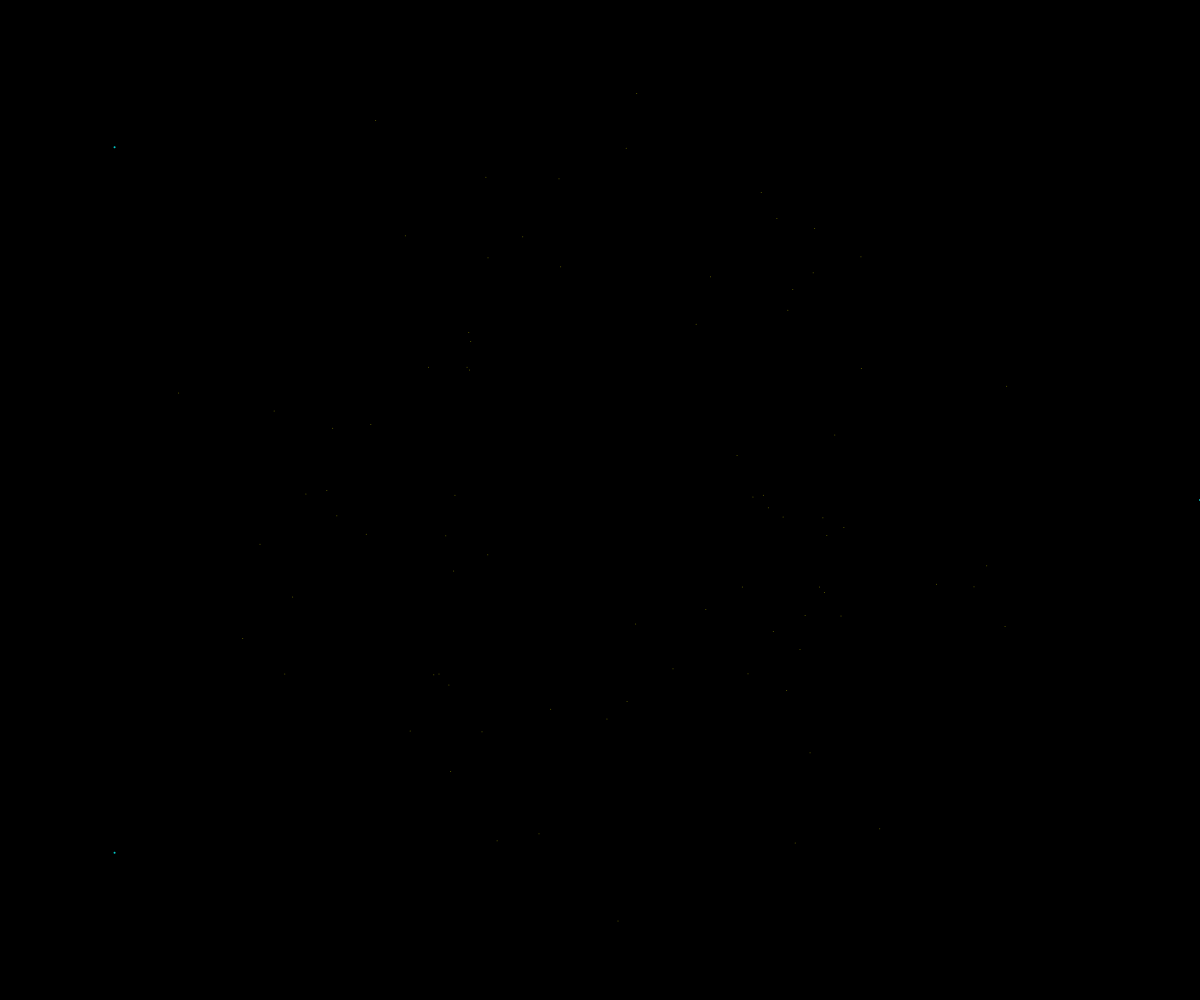
Frame 1 (no input)
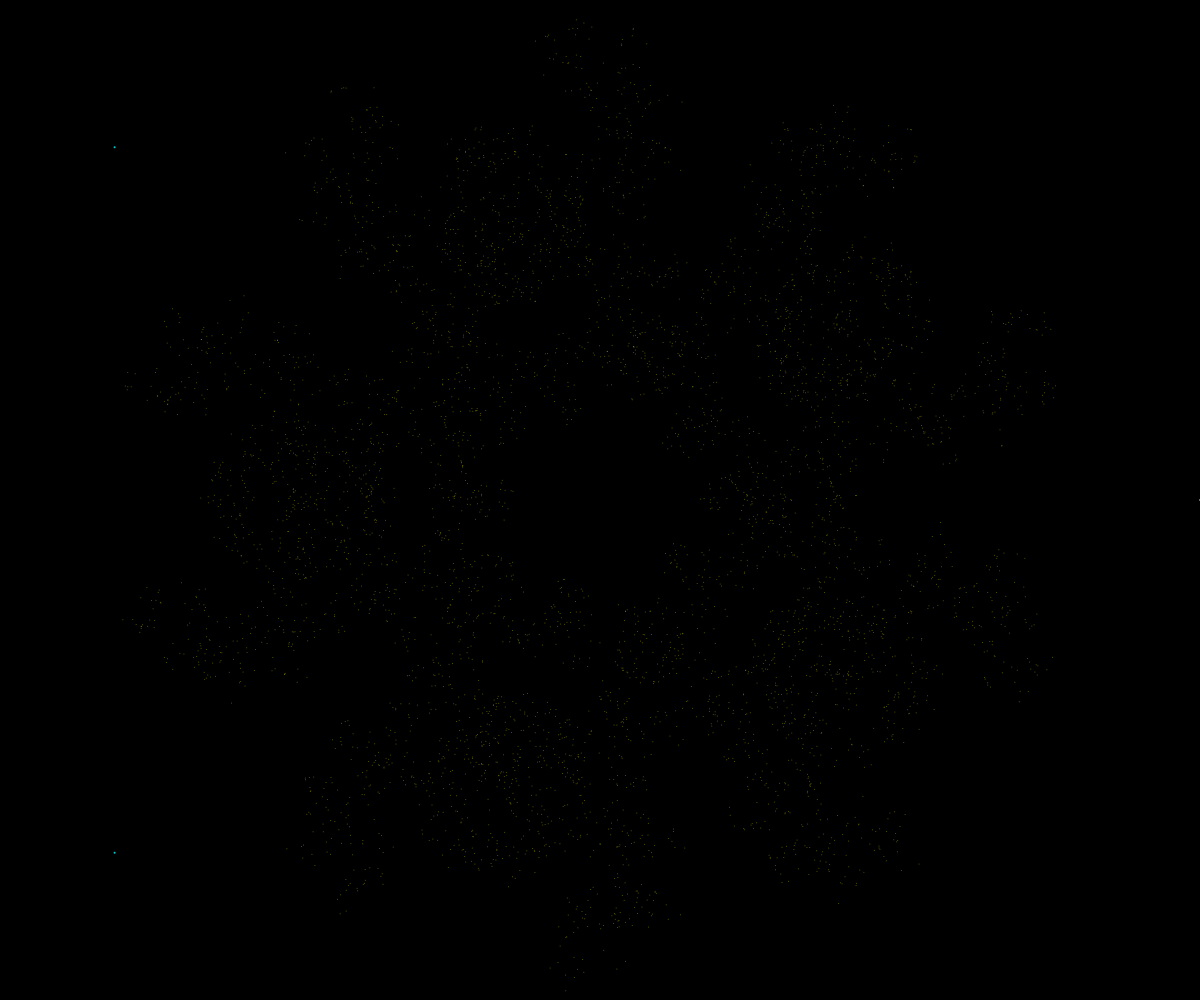
Frame 60 (no input)
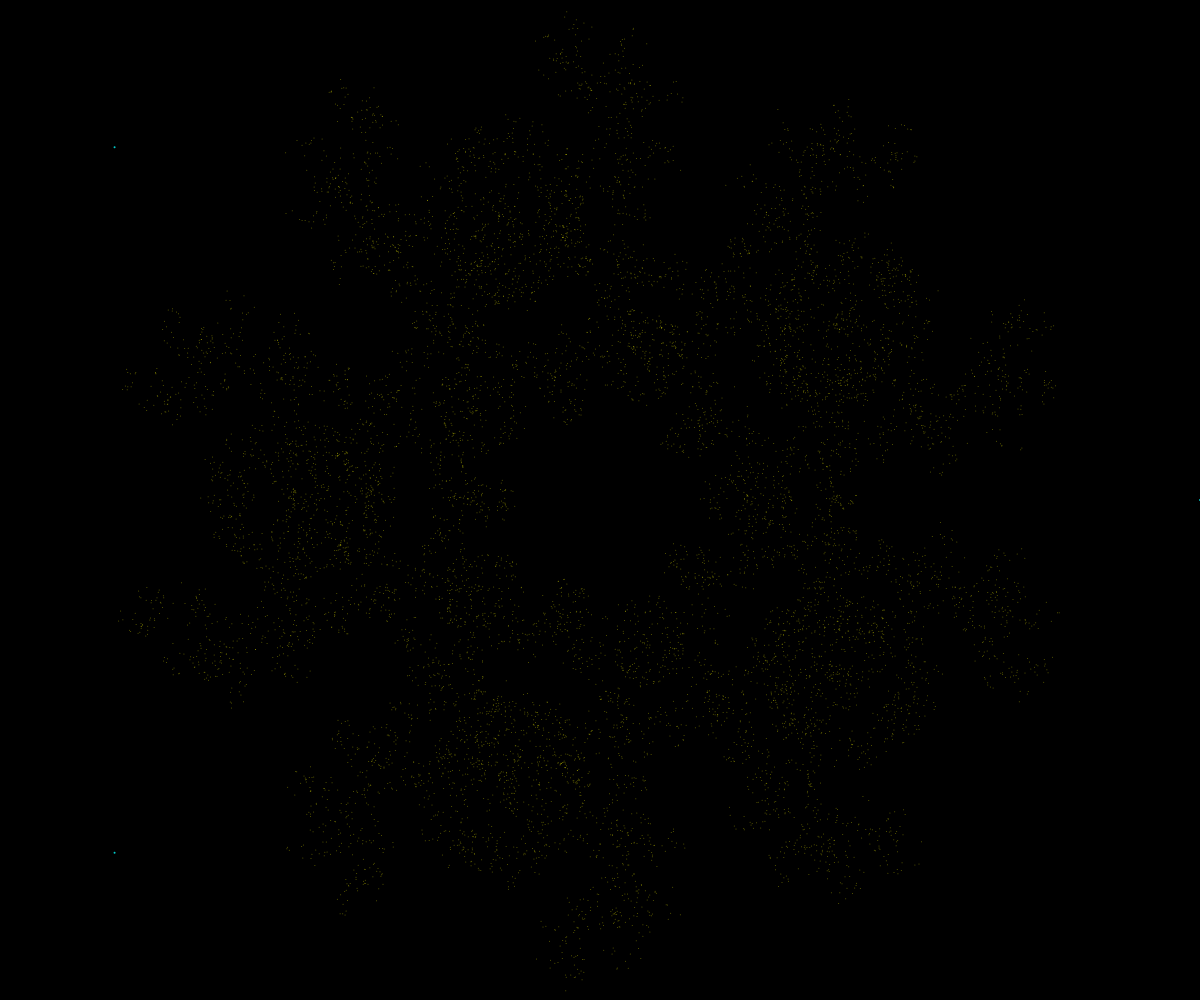
Frame 120 (the mouse pressed at the canvas centre since frame 60)

The p5.js sketch that drew these frames (run headless with seeded random() and noise() and a simulated clock; from frame 60 on, the mouse is pressed at the canvas centre):

// p5.js sketch
// ── sketch.js
// Chaos Game https://en.wikipedia.org/wiki/Chaos_game

let seeds;
let previous; //*** random but avoiding the previous number
let current;
let percent = 0.5;

function setup() {
  createCanvas(windowWidth,windowHeight);
  reset();
 
}
function reset(){
  background(0);
  seeds = [];
  const seedNumber = 5; //***** change seed number
  for (let i = 0; i < seedNumber; i++){
    // *****get random vector from a circle
    let angle = i * TWO_PI / seedNumber;
    let v = p5.Vector.fromAngle(angle);
    v.mult(width/2); // radium
    v.add(width/2, height/2);
    

 
    // let v = createVector(random(width), random(height));//***** get random vector;
    seeds.push(v);
  }
  current = createVector(random(width), random(height));

  stroke(0,255,255, 200);
  strokeWeight(2);
  for (let p of seeds) {
    point(p.x, p.y);
  }
}

function draw() {
  
  if(frameCount % 1500 == 0){
    reset();
  } 
 for (i = 0; i < 100; i++){ //****point cloud speed
   stroke(255,255,0,100);
   strokeWeight(1);
   let next = random(seeds);
   if (next !== previous) {
   current.x = lerp(current.x, next.x, percent);
   current.y = lerp(current.y, next.y, percent);
   point(current.x, current.y);
   }
   previous = next; 
   
   
 } 
}
